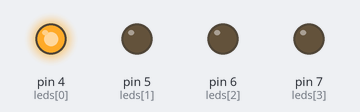
A sketch run on a simulated Arduino Uno, built with avr-gcc and run on an emulated ATmega328P. Shown: output pins drawn as LEDs (lit = HIGH).

Above: at 0.5 s.
At 2.5 s:
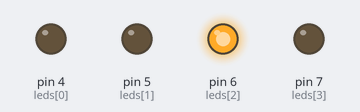
At 3.5 s:
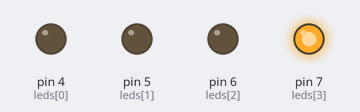
At 5.5 s:
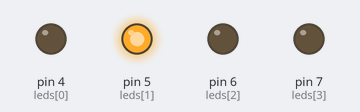
Timing chart, 0 to 7.8 s (numbered marks = the images above):
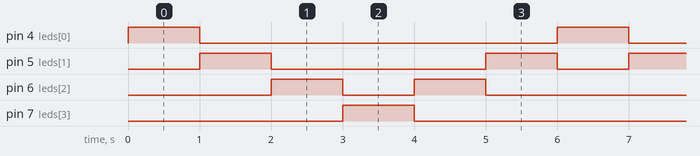

Measured:
- by itself, pin 4 (leds[0]), pin 7 (leds[3]): alternates HIGH for 1.0 s and LOW for 5.0 s
- by itself, pin 5 (leds[1]): repeats every 6.0 s: LOW 3.0 s, HIGH 1.0 s, LOW 1.0 s, HIGH 1.0 s
- by itself, pin 6 (leds[2]): repeats every 6.0 s: LOW 1.0 s, HIGH 1.0 s, LOW 3.0 s, HIGH 1.0 s

The sketch:

Q2_sh1.ino
```cpp
int leds[4] = {4,5,6,7} ;
void setup() {
 for (int i=0;i<4;i++){
   pinMode(leds[i],OUTPUT) ;
 }

}

void loop() {
  for(int j=0 ; j<4 ; j++){
    digitalWrite(leds[j],HIGH) ;
    delay(1000) ;
    digitalWrite(leds[j],LOW) ;
  }
  for(int k=2 ; k>=1 ; k--){
    digitalWrite(leds[k],HIGH) ;
    delay(1000) ;
    digitalWrite(leds[k],LOW) ;

}
}
```
